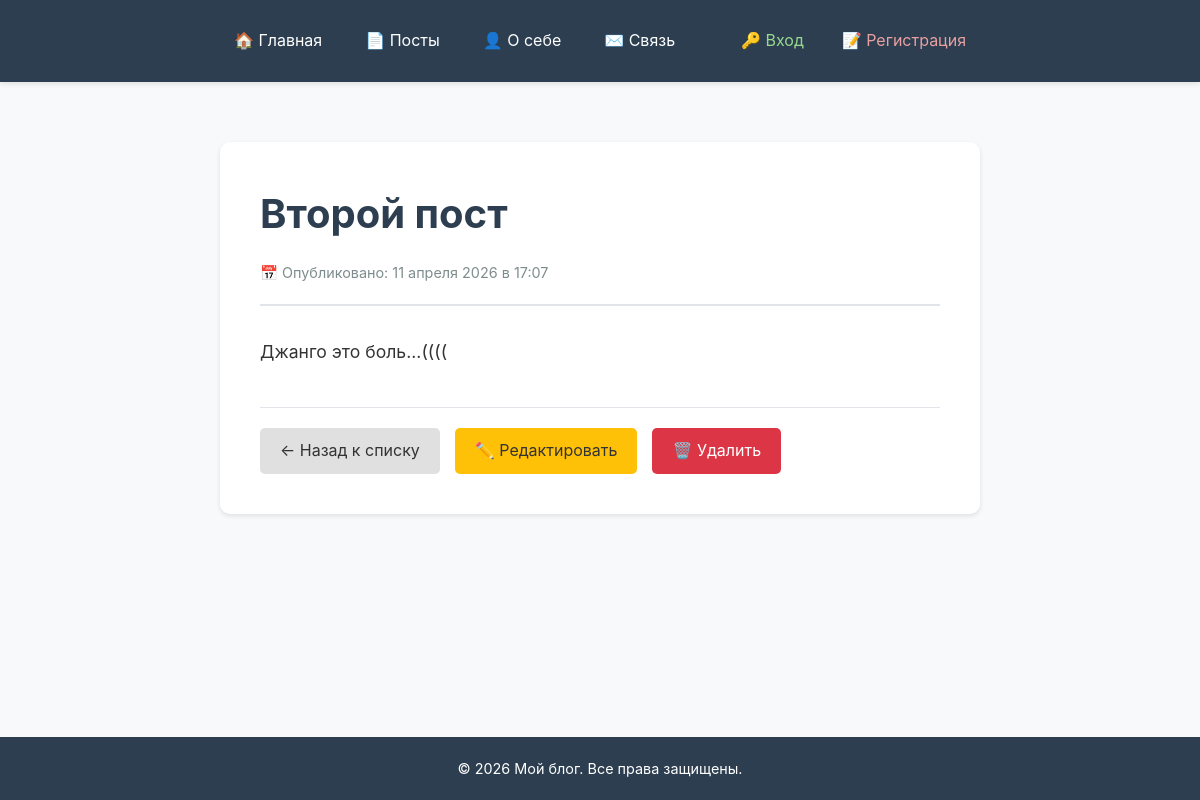
Page /posts/2/ on the committed database.
### blog_app/models.py (models this page shows, shortened)
class Post(models.Model):
    title = models.CharField(max_length=200)
    content = models.TextField()
    created_at = models.DateTimeField(auto_now_add=True)

### blog_app/views.py (the view)
# urls.py: path('posts/<int:pk>/', views.PostDetailView.as_view(), name='post_detail'),
class PostDetailView(DetailView):
    model = Post
    template_name = 'blog_app/post_detail.html'
    context_object_name = 'post'

### templates/blog_app/post_detail.html (shortened to what this page needs)
{% extends 'blog_app/base_header.html' %}
{% block content %}
<div class="blog-container">
    <article class="post-detail">
        <div class="post-detail-header">
            <h1 class="post-detail-title">{{ post.title }}</h1>
            <div class="post-detail-meta">
                📅 Опубликовано: {{ post.created_at|date:"d E Y" }} в {{ post.created_at|date:"H:i" }}
            </div>
        </div>
        <div class="post-detail-content">
            {{ post.content|linebreaks }}
        </div>
        <div class="post-detail-actions">
            <a href="{% url 'post_list' %}" class="btn">← Назад к списку</a>
            <a href="{% url 'post_edit' post.pk %}" class="btn btn-edit">✏️ Редактировать</a>
            <a href="{% url 'post_delete' post.pk %}" class="btn btn-danger">🗑️ Удалить</a>
        </div>
    </article>
</div>
{% endblock %}

### static/css/main.css (style rules this page uses)
html, body { height: 100%; margin: 0; padding: 0; }
.flex-body { display: flex; flex-direction: column; min-height: 100vh; }
.blog-container { max-width: 800px; margin: 0 auto; padding: 20px; }
.btn { display: inline-block; padding: 10px 20px; background: #e0e0e0; color: #333; text-decoration: none; border-radius: 5px; border: none; cursor: pointer; transition: all 0.3s; }
.btn-edit { background: #ffc107; color: #333; }
.btn-danger { background: #dc3545; color: white; }
.post-detail { background: white; border-radius: 10px; padding: 40px; box-shadow: 0 2px 5px rgba(0, 0, 0, 0.1); }
.post-detail-header { border-bottom: 2px solid #e1e4e8; padding-bottom: 20px; margin-bottom: 30px; }
.post-detail-title { font-size: 2.5rem; color: #2c3e50; margin-bottom: 15px; }
.post-detail-meta { color: #7f8c8d; font-size: 0.9rem; }
.post-detail-content { font-size: 1.1rem; line-height: 1.8; margin-bottom: 40px; }
.post-detail-actions { display: flex; gap: 15px; padding-top: 20px; border-top: 1px solid #e1e4e8; }
* { margin: 0; padding: 0; box-sizing: border-box; }
body { font-family: -apple-system, BlinkMacSystemFont, "Segoe UI", Roboto, Oxygen, Ubuntu, sans-serif; background-color: #f8f9fa; color: #333; line-height: 1.6; }

### rows in the picture
Post: title "Второй пост", created_at "11 апреля 2026", created_at "17:07", content "Джанго это боль...(((("
